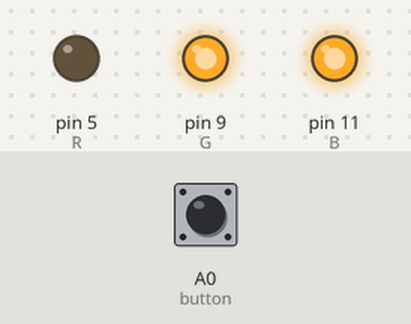
Bench run of a sketch on a simulated Arduino Uno, built with avr-gcc and run on an emulated ATmega328P. Shown: output pins drawn as LEDs (lit = HIGH). Inputs (shaded band) come from the test bench; at power-on: A0 (button) HIGH.

Above: at 1.2 s.
1.3 s: A0 (button) pulled LOW for 0.15 s
At 2.3 s:
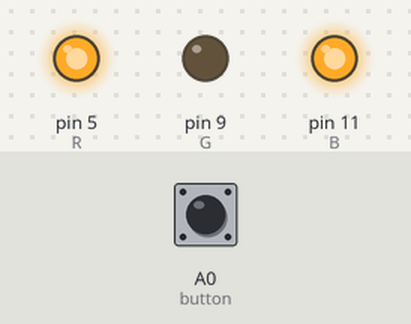
3.0 s: A0 (button) pulled LOW for 1 s
At 3.6 s:
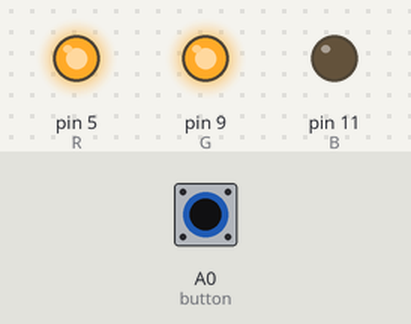
5.5 s: A0 (button) pulled LOW for 0.15 s
At 6.7 s:
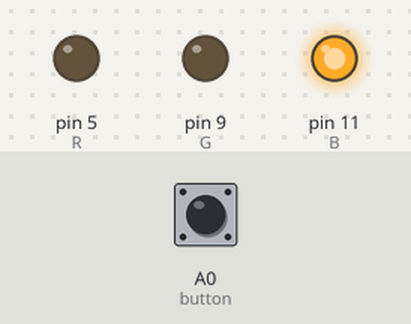
7.2 s: A0 (button) pulled LOW for 3.2 s
At 8.0 s:
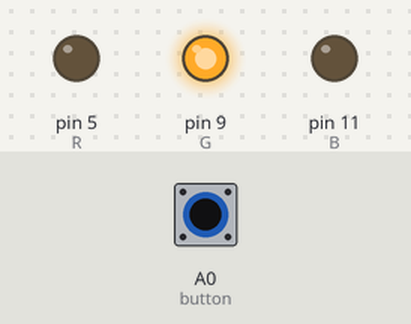
11.9 s: A0 (button) pulled LOW for 0.15 s
At 12.8 s:
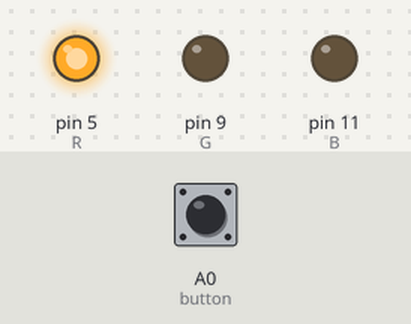
Timing chart, 0 to 14.6 s (numbered marks = the images above; inputs shaded):
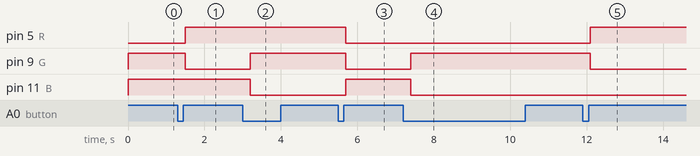

Measured:
- after the input at 1.3 s, pin 5 (R): LOW → HIGH after 0.20 s; pin 9 (G): HIGH → LOW after 0.20 s
- after the input at 3.0 s, pin 9 (G): LOW → HIGH after 0.20 s; pin 11 (B): HIGH → LOW after 0.20 s
- after the input at 5.5 s, pin 5 (R), pin 9 (G): HIGH → LOW after 0.20 s; pin 11 (B): LOW → HIGH after 0.20 s
- after the input at 7.2 s, pin 9 (G): LOW → HIGH after 0.20 s; pin 11 (B): HIGH → LOW after 0.20 s
- after the input at 11.9 s, pin 5 (R): LOW → HIGH after 0.20 s; pin 9 (G): HIGH → LOW after 0.20 s

The sketch:

114AC1029.ino
```cpp
const int R = 5;
const int G = 9;
const int B = 11;
const int button = A0;

int color = 0;
int lastButton = HIGH;

void setup() {
  pinMode(R, OUTPUT);
  pinMode(G, OUTPUT);
  pinMode(B, OUTPUT);
  pinMode(button, INPUT);
}

void loop() {
  int state = digitalRead(button);

  if (state == LOW && lastButton == HIGH) {
    color++;
    if (color > 5) color = 0;
    delay(200);
  }

  lastButton = state;

  switch (color) {
    case 0:
      analogWrite(R, 0);
      analogWrite(G, 255);
      analogWrite(B, 255);
      break;

    case 1:
      analogWrite(R, 255);
      analogWrite(G, 0);
      analogWrite(B, 255);
      break;

    case 2:
      analogWrite(R, 255);
      analogWrite(G, 255);
      analogWrite(B, 0);
      break;

    case 3:
      analogWrite(R, 0);
      analogWrite(G, 0);
      analogWrite(B, 255);
      break;

    case 4:
      analogWrite(R, 0);
      analogWrite(G, 255);
      analogWrite(B, 0);
      break;

    case 5:
      analogWrite(R, 255);
      analogWrite(G, 0);
      analogWrite(B, 0);
      break;
  }
}
```
